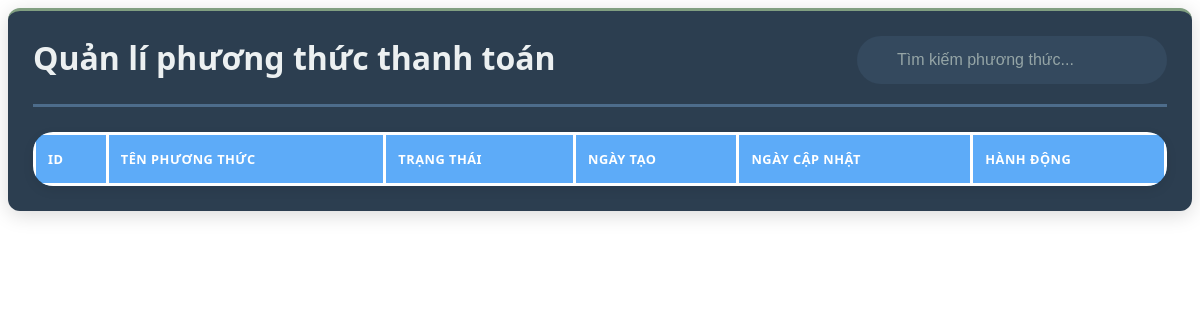
The app's page /admin/dashboard/dashboard_paymentmethod.php, older data.
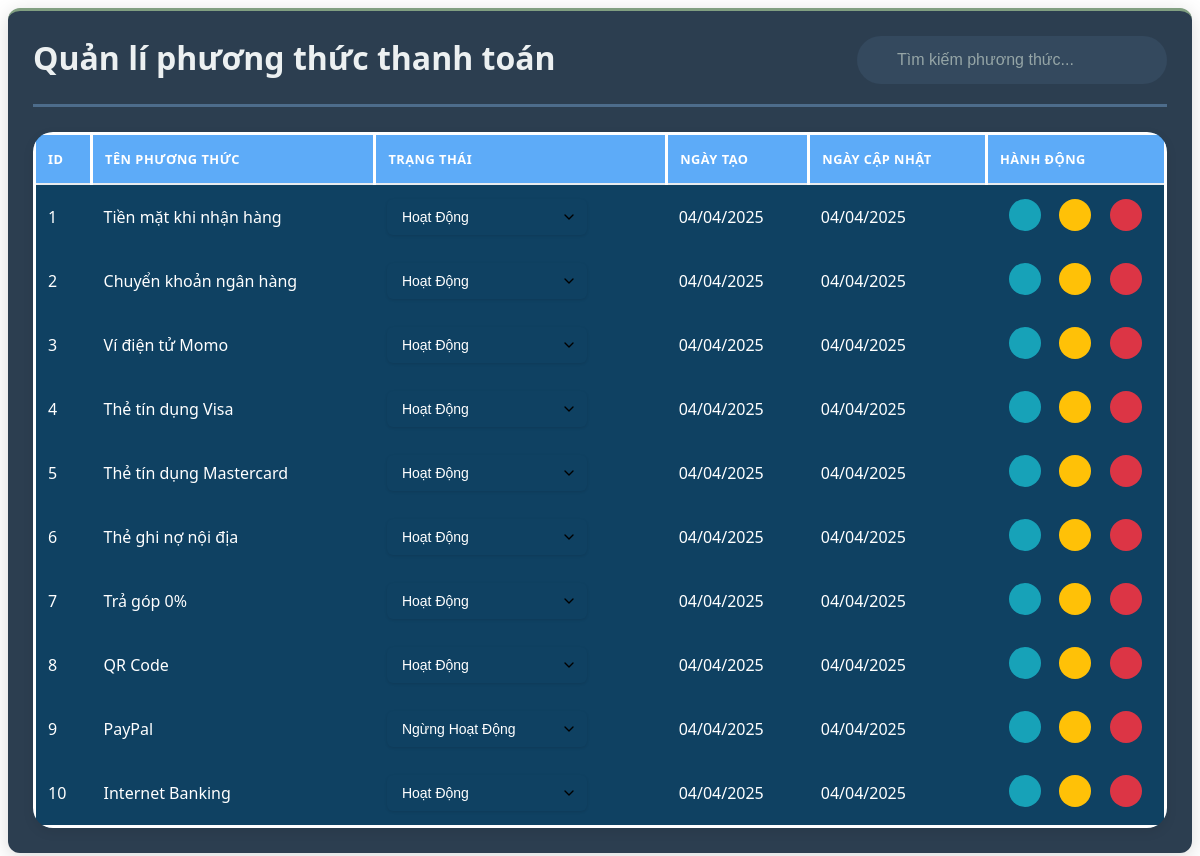
The same page, newer data.
### tables this page shows
CREATE TABLE payment_method
(
  id INT NOT NULL AUTO_INCREMENT,
  name VARCHAR(50) NOT NULL,
  is_active BOOLEAN DEFAULT TRUE,
  created_at TIMESTAMP DEFAULT CURRENT_TIMESTAMP,
  updated_at TIMESTAMP DEFAULT CURRENT_TIMESTAMP ON UPDATE CURRENT_TIMESTAMP,
  PRIMARY KEY (id),
  UNIQUE (name)
);

### database/database_sever.php (called while the page is built, shortened)
<?php
    class database_sever{
        private $host = 'localhost';
        private $username = 'root';
        private $password = '';
        public $conn = null;
        public function __construct($db_name="bangiay"){
            $this->db_name = $db_name;
        try {
            $this->conn = new PDO(
                'mysql:host=' . $this->host . ';dbname=' . $this->db_name,
                $this->username,
                $this->password
            );
            $this->conn->setAttribute(PDO::ATTR_ERRMODE, PDO::ERRMODE_EXCEPTION);
            $this->conn->setAttribute(PDO::ATTR_DEFAULT_FETCH_MODE, PDO::FETCH_ASSOC);
            $this->conn->setAttribute(PDO::ATTR_EMULATE_PREPARES, false);
        } catch(PDOException $e) {
            error_log("Connection Error: " . $e->getMessage());
            throw new Exception("Database connection failed");
        }
        }
        public function view_table($string_query,$param=[]){
            try{
                $this->stmt = $this->conn->prepare($string_query);
                $this->stmt->execute($param);
                return $this->stmt->fetchAll();
            } catch(PDOException $e) {
                echo "Lỗi: " . $e->getMessage();
            }
        }
    }
?>

### dao/PaymentMethodDao.php (called while the page is built, shortened)
<?php
require_once __DIR__ . '/../DTO/PaymentMethodDTO.php';
require_once __DIR__ . '/../database/database_sever.php';
class PaymentMethodDao {
    private $db;
    public function __construct() {
        $this->db = new database_sever();
    }
    public function view_all() {
        $sql = "SELECT * FROM payment_method";
        $results = $this->db->view_table($sql);
        $methods = [];
        foreach ($results as $row) {
            $methods[] = new PaymentMethodDTO($row);
        }
        return $methods;
    }
}
?>
<?php $table_paymentmethode = new PaymentMethodDao();?>

### DTO/PaymentMethodDTO.php (called while the page is built, shortened)
<?php
    class PaymentMethodDTO {
        public function __construct($data) {
            $this->id = $data['id'] ?? null;
            $this->name = $data['name'] ?? '';
            $this->is_active = $data['is_active'] ?? true;
            $this->created_at = $data['created_at'] ?? null;
            $this->updated_at = $data['updated_at'] ?? null;
        }
    }
    ?>

### admin/dashboard/table/paymentmethod_management.php (the view, shortened to what this page needs)
<?php
require_once __DIR__ . "/../../../dao/PaymentMethodDao.php";
$paymentMethods = $table_paymentmethode->view_all();
?>
<link rel="stylesheet" href="css/admin_style/dashboard/table_main.css">
<div class=" payment-method-management object-management active">
    <table class="data-table">
        <thead>
            <tr>
                <th>ID</th>
                <th>Tên phương thức</th>
                <th>Trạng thái</th>
                <th>Ngày tạo</th>
                <th>Ngày cập nhật</th>
                <th>Hành động</th>
            </tr>
        </thead>
        <tbody>
            <?php foreach ($paymentMethods as $method): ?>
                <tr data-id="<?= $method->id ?>">
                    <td><?= $method->id ?></td>
                    <td>
                        <div class="method-name">
                            <?= htmlspecialchars($method->name) ?>
                        </div>
                    </td>
                    <td class="status-method status-<?= strtolower($method->is_active) ?> ">
                        <select  name="objectId" class="styled-select status-select" data-object-id="<?=$method->id?>">
                            <option value="Method-true" <?= $method->is_active == true ? 'selected' : '' ?>>Hoạt Động</option>
                            <option value="Method-false" <?= $method->is_active == false ? 'selected' : '' ?>>Ngừng Hoạt Động</option>
                        </select>
                    </td>
                    <td><?= date('d/m/Y', strtotime($method->created_at)) ?></td>
                    <td><?= $method->updated_at ? date('d/m/Y', strtotime($method->updated_at)) : 'Chưa cập nhật' ?></td>
                    <td class='row button-update'>
                        <button class='action-btn view-btn' data-action='view-paymentmethod' data-id='<?= $method->id ?>'>
                        </button>
                        <button class='action-btn edit-btn' data-action='update-paymentmethod' data-id='<?= $method->id ?>'>
                        </button>
                        <button class='action-btn delete-btn' data-action='delete-paymentmethod' data-id='<?= $method->id ?>'>
                        </button>
                    </td>
                </tr>
            <?php endforeach; ?>
        </tbody>
    </table>
</div>

Row changes from the older to the newer data that the page shows:
added payment_method: id "1", name "Tiền mặt khi nhận hàng", objectId "Hoạt Động", created_at "04/04/2025", updated_at "04/04/2025"
added payment_method: id "2", name "Chuyển khoản ngân hàng", objectId "Hoạt Động", created_at "04/04/2025", updated_at "04/04/2025"
added payment_method: id "3", name "Ví điện tử Momo", objectId "Hoạt Động", created_at "04/04/2025", updated_at "04/04/2025"
added payment_method: id "4", name "Thẻ tín dụng Visa", objectId "Hoạt Động", created_at "04/04/2025", updated_at "04/04/2025"
added payment_method: id "5", name "Thẻ tín dụng Mastercard", objectId "Hoạt Động", created_at "04/04/2025", updated_at "04/04/2025"
added payment_method: id "6", name "Thẻ ghi nợ nội địa", objectId "Hoạt Động", created_at "04/04/2025", updated_at "04/04/2025"
added payment_method: id "7", name "Trả góp 0%", objectId "Hoạt Động", created_at "04/04/2025", updated_at "04/04/2025"
added payment_method: id "8", name "QR Code", objectId "Hoạt Động", created_at "04/04/2025", updated_at "04/04/2025"
added payment_method: id "9", name "PayPal", objectId "Ngừng Hoạt Động", created_at "04/04/2025", updated_at "04/04/2025"
added payment_method: id "10", name "Internet Banking", objectId "Hoạt Động", created_at "04/04/2025", updated_at "04/04/2025"
